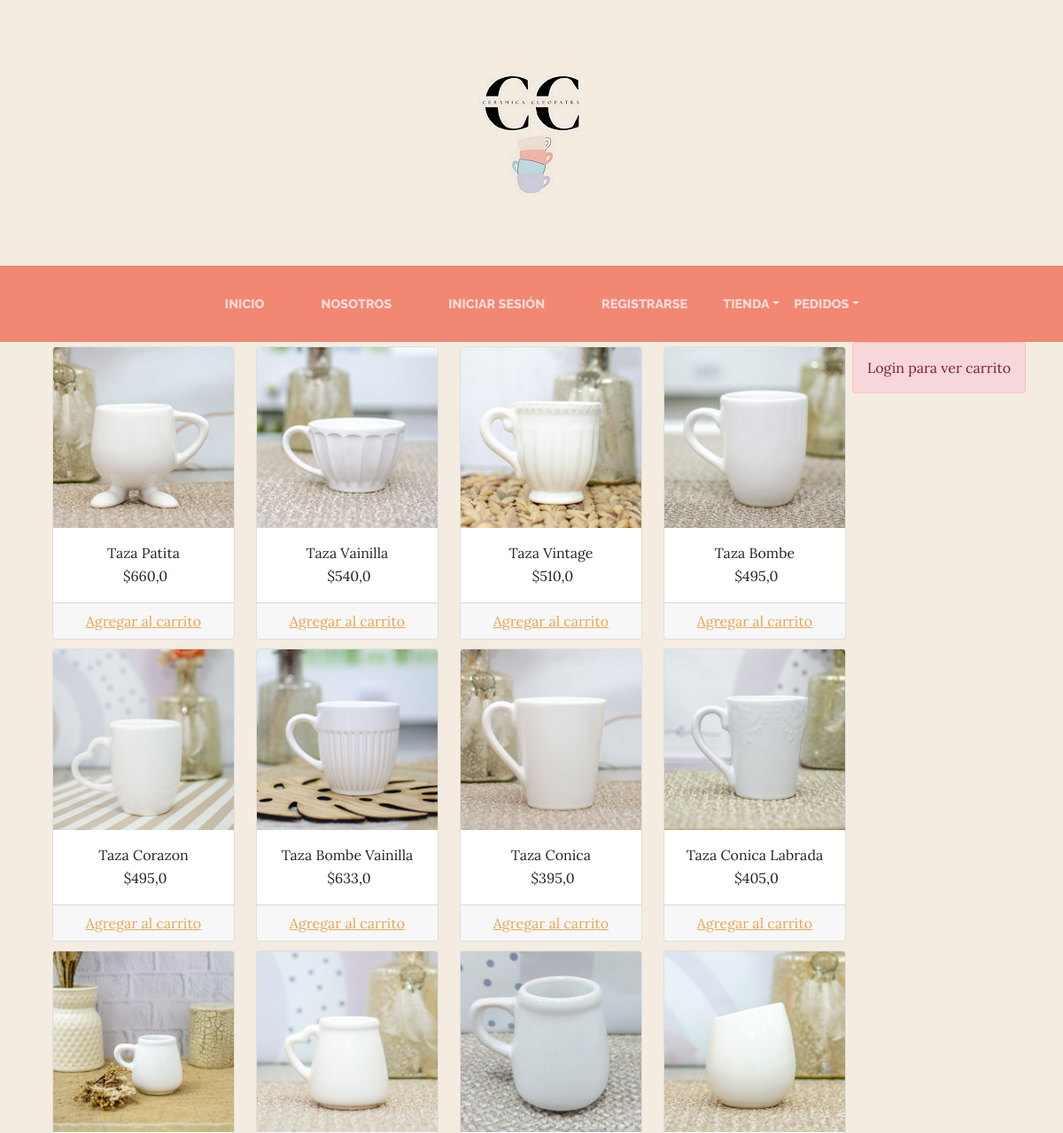
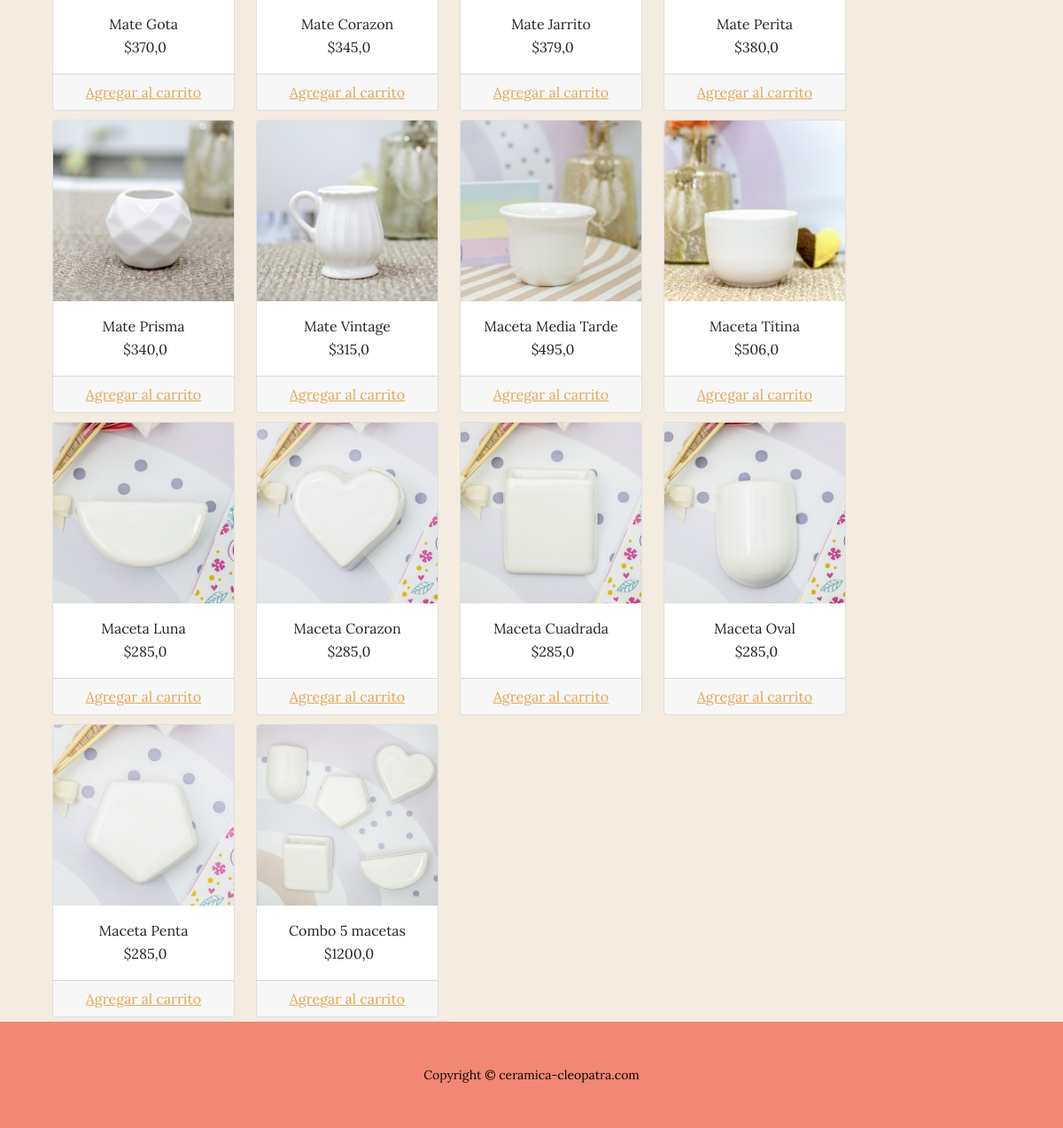
The page /AppCoder/tienda/tazas on the database its author committed (2 pictures, top to bottom).
### tienda/models.py (models this page shows)
class Producto(models.Model):
    nombre=models.CharField(max_length=50)
    categorias=models.ForeignKey(CategoriaProd, on_delete=models.CASCADE)
    imagen=models.ImageField(upload_to="tienda", null=True, blank=True)
    precio=models.FloatField()
    disponibilidad=models.BooleanField(default=True)
    class Meta:
        verbose_name="Producto"
        verbose_name_plural="Productos"

### tienda/views.py (the view)
# urls.py: path("tienda/tazas", tazas, name="Tazas"),
def tazas(request):
    productos=Producto.objects.all()
    return render(request, "tienda/Tazas.html", {"productos":productos})

### carro/context_processor.py (called while the page is built)
def importe_total_carro(request):
    carro = Carro(request)
    total=0
    if request.user.is_authenticated:
        for key, value in request.session["carro"].items():
            total=total+float(value["precio"])
    return {"importe_total_carro":total}

### tienda/templates/tienda/Tazas.html (shortened to what this page needs)
{% extends "AppCoder/padre.html" %}
{% block content %}
<div class="container">
    <div style="float:right;">
        {% if request.user.is_authenticated %}
        {% include "carro/widget.html" %}
        {% else %}
            <div class="alert alert-danger text-center">Login para ver carrito</div>
        {% endif %}
    </div>
    <div class="row">
    {% for producto in productos %}
        <div class="col-md-3">
            <div class="card" style="width: 100%; margin: 5px 5px;">
                <img src="{{producto.imagen.url}}" class="card-img-top">
                <div class="card-body" style="text-align: center;">
                    <h7 class="card-title">{{producto.nombre}}</h7>
                    <p class="card-text">&nbsp;${{producto.precio}}</p>
                </div>
                <div class="card-footer text-center">
                    <a href="{% url 'carro:agregar' producto.id %}" classs="btn btn-success">Agregar al carrito</a>
                </div>
            </div>
        </div>
    {% endfor %}
    </div>
</div>
{% endblock %}

### AppCoder/templates/AppCoder/padre.html (shortened to what this page needs)
<!DOCTYPE html>
<html lang="en">
    <head> {% load static %}
        <link href="{% static 'AppCoder\css\styles.css' %}" rel="stylesheet" />
    </head>
    <body style="background-color: rgba(244,236,225,255);">
        <header>
            <h1 class="site-heading text-center text-faded d-none d-lg-block">
                <img class="site-heading-lower" src= "{% static 'AppCoder\assets\img\ceralogo.jpg' %}" alt="..." />
            </h1>
        </header>
        <nav class="navbar navbar-expand-lg navbar-dark py-lg-4" id="mainNav">
            <div class="container">
                <div class="collapse navbar-collapse" id="navbarSupportedContent">
                    <ul class="navbar-nav mx-auto">
                        <li class="nav-item px-lg-4"><a class="nav-link text-uppercase" href="{% url 'Start' %}">Inicio</a></li>
                        <li class="nav-item px-lg-4"><a class="nav-link text-uppercase" href="{% url 'Nosotros' %}">Nosotros</a></li>
                        {% if not user.is_authenticated %}
                        <li class="nav-item px-lg-4"><a class="nav-link text-uppercase" href="{% url 'Sign In' %}">Iniciar Sesión</a></li>
                        <li class="nav-item px-lg-4"><a class="nav-link text-uppercase" href="{% url 'Sign Up' %}">Registrarse</a></li>
                        {% endif %}
                        <li class="nav-item dropdown"><a class="nav-link dropdown-toggle" id="navbarDropdown" href="#" role="button" data-bs-toggle="dropdown" aria-expanded="false">TIENDA</a>
                        <li class="nav-item dropdown"> <a class="nav-link dropdown-toggle" id="navbarDropdown" href="#" role="button" data-bs-toggle="dropdown" aria-expanded="false">PEDIDOS</a>
                </div>
            </div>
        </nav>
        {% block content %}{% endblock %}
        <footer class="footer text-faded text-center py-5">
            <div class="container"><p class="m-0 small">Copyright &copy; ceramica-cleopatra.com</p></div>
        </footer>
    </body>
</html>

### rows shown on the page
Producto: imagen (picture), nombre "Taza Patita", precio "660,0"
Producto: imagen (picture), nombre "Taza Vainilla", precio "540,0"
Producto: imagen (picture), nombre "Taza Vintage", precio "510,0"
Producto: imagen (picture), nombre "Taza Bombe", precio "495,0"
Producto: imagen (picture), nombre "Taza Corazon", precio "495,0"
Producto: imagen (picture), nombre "Taza Bombe Vainilla", precio "633,0"
Producto: imagen (picture), nombre "Taza Conica", precio "395,0"
Producto: imagen (picture), nombre "Taza Conica Labrada", precio "405,0"
Producto: imagen (picture), nombre "Mate Gota", precio "370,0"
Producto: imagen (picture), nombre "Mate Corazon", precio "345,0"
Producto: imagen (picture), nombre "Mate Jarrito", precio "379,0"
Producto: imagen (picture), nombre "Mate Perita", precio "380,0"
Producto: imagen (picture), nombre "Mate Prisma", precio "340,0"
Producto: imagen (picture), nombre "Mate Vintage", precio "315,0"
Producto: imagen (picture), nombre "Maceta Media Tarde", precio "495,0"
Producto: imagen (picture), nombre "Maceta Titina", precio "506,0"
Producto: imagen (picture), nombre "Maceta Luna", precio "285,0"
Producto: imagen (picture), nombre "Maceta Corazon", precio "285,0"
Producto: imagen (picture), nombre "Maceta Cuadrada", precio "285,0"
Producto: imagen (picture), nombre "Maceta Oval", precio "285,0"
Producto: imagen (picture), nombre "Maceta Penta", precio "285,0"
Producto: imagen (picture), nombre "Combo 5 macetas", precio "1200,0"
